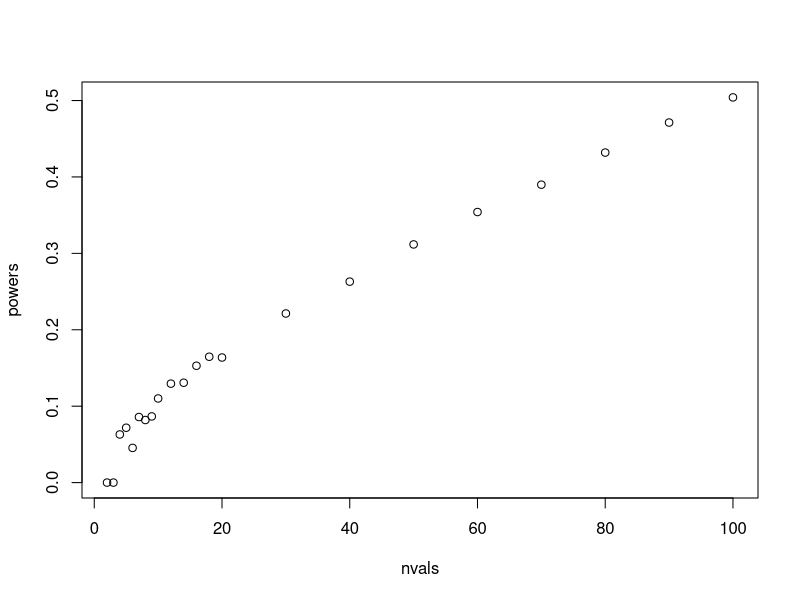

Recreate this plot in R.
# install.packages("VGAM")
library("VGAM")

# computing spearman's correlation coefficient over an array of random number pairs
scorr = function(arr) {
  cor(arr[,1], arr[,2], method = 'spearman')
  }

# obtaining cut-off points for rho 
# by simulating null distribution of rho for small n, 
# and using asymptotic normality for large n

cut_off = function(n, prob, alt) {
  # 
  # if (alt =='upper')
  #   prob = 1 - alpha
  # 
  # else if (alt =='lower')
  #   prob = alpha
  # 
  # else
  #   prob = 1 - (alpha/2)    
    # assuming null distribution of rho is symmetric about it's mean 0 (check)
    # make this remark when presenting the histograms showing variation with n
 
  k = 10000
  
  if(n <=10) {
    rho = replicate(k, scorr(rbinorm(n)))
    # rho = apply(data, 3, scorr)
    # print(mean(rho))
    cp = quantile(rho, prob)
    # hist(rho)
    # print((ecdf(rho)(0.8)))
    # plot(ecdf(rho))
  }
  
  else 
    cp = qnorm(prob, sd = 1/sqrt(n-1))
  
  names(cp) = NULL
  # print(cp)
  return(cp)
}

power = function(n, alpha, alt, func, delta) {
  
  
  
  k = 10000
  print("hell")
  rho = replicate(k, scorr(func(n, delta)))
  # rho = apply(data, 3, scorr)
  # print(c(mean(rho),var(rho)))
  # print()
  print("hello")
  if(alt == "upper") {
    cp = cut_off(n, 1-alpha, alt)
    power = mean(rho > cp)
  }
  
  else if(alt == "lower") {
    cp = cut_off(n, alpha, alt)
    power = mean(rho < cp)
  }
  
  else {
    cp = cut_off(n, 1-alpha/2, alt)
    power = sum((rho > cp) | (rho < cp))/k
  }
  print("helllloooo")
  
  return(power)
}


# Set-Ups
# rbifgmcop() - uniform; -1/3 to 1/3 srho
# rbiamhcop() - uniform; -0.271 to 0.478 rho
# rbilogis() 
# rbinorm() - normal; -1 to 1 rho
# rbiclaytoncop() - uniform; 
# x_bar & S
nvals = c(2:10,seq(12,20,2),seq(30,100,10))


powers = sapply(nvals,function(n) power(n, 0.05, "upper", rbifgmcop, 0.5))
plot(nvals,powers)
